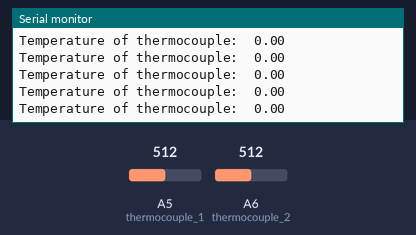
The sketch below on a simulated Arduino Nano, built with avr-gcc and run on an emulated ATmega328P. Shown: the last lines printed to the serial monitor. Inputs (shaded band) come from the test bench; at power-on: A6 (thermocouple_2) = 512, A5 (thermocouple_1) = 512.

Above: at 1.2 s.
1.3 s: A6 (thermocouple_2) set to 525
At 2.1 s:
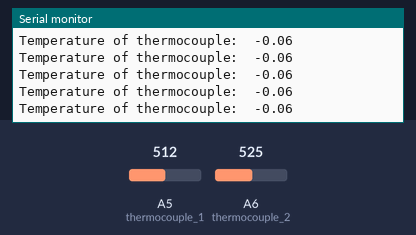
4.3 s: A5 (thermocouple_1) set to 539
At 4.8 s:
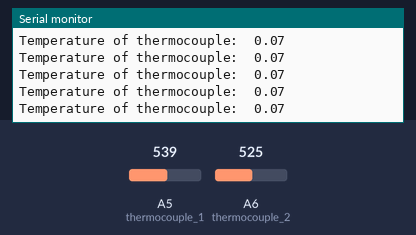
Timing chart, 0 to 7.3 s (numbered marks = the images above; inputs shaded):
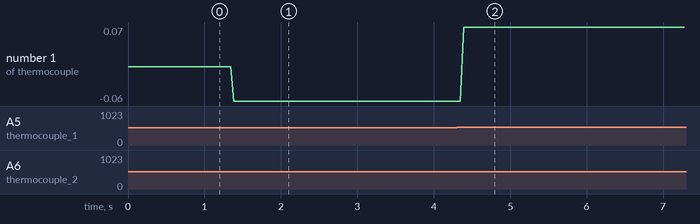

Measured:
- after the input at 1.3 s, the serial monitor: prints a new line after 0.09 s (image 1)
- after the input at 4.3 s, the serial monitor: prints a new line after 0.09 s (image 2)
- plotted number 1: 0 → -0.06 after the input at 1.3 s, -0.06 → 0.07 after the input at 4.3 s

The sketch:

thermocouple.ino
```cpp
/*  Thermocouple testing code
 *  Queen's Hyperloop Design Team
 *  code sets the A5 and A6 to read the values
 *  the thermalcouples should be run in parallel with a Xk resistor
 *  Adjust the SLOPE and BIAS to map the data
 */

// adjust these values for calibration
const int SLOPE = 1;
const int BIAS = 0;

int thermocouple_1 = A5;
int thermocouple_2 = A6;

float temp[2];

void setup() {
  // put your setup code here, to run once:
  pinMode(thermocouple_1, INPUT);
  pinMode(thermocouple_2, INPUT);

  Serial.begin(9600); // set up a serial monitor for writing analog values
}

void loop()
{
  // put your main code here, to run repeatedly:
  temp[0] = SLOPE * ((float)analogRead(thermocouple_1)/204) + BIAS;
  temp[1] = SLOPE * ((float)analogRead(thermocouple_2)/204) + BIAS;
  Serial.print("Temperature of thermocouple");
  Serial.print(":\t");
  Serial.print(temp[0] - temp[1]);
  Serial.print("\t\t");
  Serial.println();
}
```
